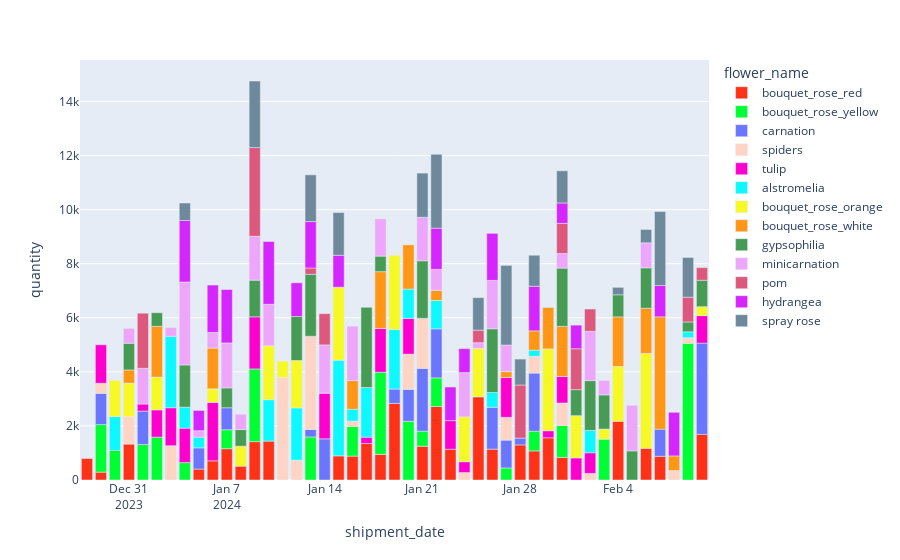

Notebook source saved alongside this figure:
### Code cell
px.bar(chart_3, x='shipment_date', y='quantity', color='flower_name', color_discrete_sequence=px.colors.qualitative.Light24)

### Figure 1 — Plotly figure (JSON) as saved in the notebook; plotly's stock layout.template omitted (floating-point values rounded to 4 significant figures)
{"data": [{"alignmentgroup": "True", "hovertemplate": "flower_name=bouquet_rose_red<br>shipment_date=%{x}<br>quantity=%{y}<extra></extra>", "legendgroup": "bouquet_rose_red", "marker": {"color": "#FD3216", "pattern": {"shape": ""}}, "name": "bouquet_rose_red", "offsetgroup": "bouquet_rose_red", "orientation": "v", "showlegend": true, "textposition": "auto", "type": "bar", "x": ["2023-12-28", "2023-12-29", "2023-12-31", "2024-01-05", "2024-01-06", "2024-01-07", "2024-01-08", "2024-01-09", "2024-01-10", "2024-01-15", "2024-01-16", "2024-01-17", "2024-01-18", "2024-01-19", "2024-01-21", "2024-01-22", "2024-01-23", "2024-01-25", "2024-01-26", "2024-01-28", "2024-01-29", "2024-01-30", "2024-01-31", "2024-02-04", "2024-02-06", "2024-02-07", "2024-02-10"], "xaxis": "x", "y": [794, 291, 1329, 404, 709, 1158, 513, 1419, 1439, 893, 884, 1348, 948, 2834, 1249, 2718, 1139, 3076, 1141, 1298, 1076, 1562, 835, 2173, 1172, 877, 1687], "yaxis": "y"}, {"alignmentgroup": "True", "hovertemplate": "flower_name=bouquet_rose_yellow<br>shipment_date=%{x}<br>quantity=%{y}<extra></extra>", "legendgroup": "bouquet_rose_yellow", "marker": {"color": "#00FE35", "pattern": {"shape": ""}}, "name": "bouquet_rose_yellow", "offsetgroup": "bouquet_rose_yellow", "orientation": "v", "showlegend": true, "textposition": "auto", "type": "bar", "x": ["2023-12-29", "2023-12-30", "2024-01-01", "2024-01-02", "2024-01-04", "2024-01-07", "2024-01-09", "2024-01-13", "2024-01-16", "2024-01-18", "2024-01-20", "2024-01-21", "2024-01-22", "2024-01-27", "2024-01-29", "2024-01-31", "2024-02-03", "2024-02-09"], "xaxis": "x", "y": [1758, 1096, 1311, 1584, 643, 701, 2689, 1593, 1095, 3038, 2172, 558, 1059, 446, 731, 1182, 1510, 5055], "yaxis": "y"}, {"alignmentgroup": "True", "hovertemplate": "flower_name=carnation<br>shipment_date=%{x}<br>quantity=%{y}<extra></extra>", "legendgroup": "carnation", "marker": {"color": "#6A76FC", "pattern": {"shape": ""}}, "name": "carnation", "offsetgroup": "carnation", "orientation": "v", "showlegend": true, "textposition": "auto", "type": "bar", "x": ["2023-12-29", "2024-01-01", "2024-01-05", "2024-01-07", "2024-01-13", "2024-01-14", "2024-01-19", "2024-01-20", "2024-01-21", "2024-01-22", "2024-01-26", "2024-01-27", "2024-01-28", "2024-01-29", "2024-02-07", "2024-02-10"], "xaxis": "x", "y": [1157, 1238, 786, 813, 279, 1523, 530, 1181, 2324, 1815, 1549, 1030, 252, 2148, 1004, 3376], "yaxis": "y"}, {"alignmentgroup": "True", "hovertemplate": "flower_name=spiders<br>shipment_date=%{x}<br>quantity=%{y}<extra></extra>", "legendgroup": "spiders", "marker": {"color": "#FED4C4", "pattern": {"shape": ""}}, "name": "spiders", "offsetgroup": "spiders", "orientation": "v", "showlegend": true, "textposition": "auto", "type": "bar", "x": ["2023-12-29", "2023-12-31", "2024-01-03", "2024-01-11", "2024-01-12", "2024-01-13", "2024-01-16", "2024-01-20", "2024-01-21", "2024-01-24", "2024-01-27", "2024-01-29", "2024-01-31", "2024-02-02", "2024-02-08", "2024-02-09"], "xaxis": "x", "y": [372, 1015, 1268, 3793, 732, 3444, 201, 1302, 1849, 275, 842, 621, 830, 243, 350, 209], "yaxis": "y"}, {"alignmentgroup": "True", "hovertemplate": "flower_name=tulip<br>shipment_date=%{x}<br>quantity=%{y}<extra></extra>", "legendgroup": "tulip", "marker": {"color": "#FE00CE", "pattern": {"shape": ""}}, "name": "tulip", "offsetgroup": "tulip", "orientation": "v", "showlegend": true, "textposition": "auto", "type": "bar", "x": ["2023-12-29", "2024-01-01", "2024-01-02", "2024-01-03", "2024-01-04", "2024-01-06", "2024-01-09", "2024-01-14", "2024-01-17", "2024-01-18", "2024-01-20", "2024-01-23", "2024-01-24", "2024-01-27", "2024-01-30", "2024-01-31", "2024-02-01", "2024-02-02", "2024-02-10"], "xaxis": "x", "y": [1424, 261, 1011, 1406, 1276, 2161, 1927, 1687, 237, 1620, 1324, 1057, 402, 1475, 261, 981, 819, 764, 1017], "yaxis": "y"}, {"alignmentgroup": "True", "hovertemplate": "flower_name=alstromelia<br>shipment_date=%{x}<br>quantity=%{y}<extra></extra>", "legendgroup": "alstromelia", "marker": {"color": "#0DF9FF", "pattern": {"shape": ""}}, "name": "alstromelia", "offsetgroup": "alstromelia", "orientation": "v", "showlegend": true, "textposition": "auto", "type": "bar", "x": ["2023-12-30", "2024-01-03", "2024-01-04", "2024-01-05", "2024-01-10", "2024-01-12", "2024-01-15", "2024-01-16", "2024-01-17", "2024-01-19", "2024-01-20", "2024-01-22", "2024-01-26", "2024-01-29", "2024-02-02", "2024-02-09"], "xaxis": "x", "y": [1252, 2637, 774, 393, 1532, 1936, 3540, 440, 1836, 2201, 1084, 1049, 546, 226, 826, 217], "yaxis": "y"}, {"alignmentgroup": "True", "hovertemplate": "flower_name=bouquet_rose_orange<br>shipment_date=%{x}<br>quantity=%{y}<extra></extra>", "legendgroup": "bouquet_rose_orange", "marker": {"color": "#F6F926", "pattern": {"shape": ""}}, "name": "bouquet_rose_orange", "offsetgroup": "bouquet_rose_orange", "orientation": "v", "showlegend": true, "textposition": "auto", "type": "bar", "x": ["2023-12-30", "2023-12-31", "2024-01-02", "2024-01-06", "2024-01-08", "2024-01-10", "2024-01-11", "2024-01-12", "2024-01-15", "2024-01-19", "2024-01-24", "2024-01-25", "2024-01-30", "2024-02-01", "2024-02-03", "2024-02-04", "2024-02-06", "2024-02-10"], "xaxis": "x", "y": [1333, 1240, 1213, 503, 738, 1995, 604, 1752, 2698, 2747, 1659, 1792, 3026, 1561, 374, 2027, 3512, 330], "yaxis": "y"}, {"alignmentgroup": "True", "hovertemplate": "flower_name=bouquet_rose_white<br>shipment_date=%{x}<br>quantity=%{y}<extra></extra>", "legendgroup": "bouquet_rose_white", "marker": {"color": "#FF9616", "pattern": {"shape": ""}}, "name": "bouquet_rose_white", "offsetgroup": "bouquet_rose_white", "orientation": "v", "showlegend": true, "textposition": "auto", "type": "bar", "x": ["2023-12-31", "2024-01-02", "2024-01-06", "2024-01-16", "2024-01-18", "2024-01-20", "2024-01-22", "2024-01-27", "2024-01-29", "2024-01-30", "2024-01-31", "2024-02-04", "2024-02-06", "2024-02-07", "2024-02-08"], "xaxis": "x", "y": [487, 1877, 1507, 1054, 2100, 1634, 371, 216, 714, 1532, 1854, 1834, 1670, 4154, 541], "yaxis": "y"}, {"alignmentgroup": "True", "hovertemplate": "flower_name=gypsophilia<br>shipment_date=%{x}<br>quantity=%{y}<extra></extra>", "legendgroup": "gypsophilia", "marker": {"color": "#479B55", "pattern": {"shape": ""}}, "name": "gypsophilia", "offsetgroup": "gypsophilia", "orientation": "v", "showlegend": true, "textposition": "auto", "type": "bar", "x": ["2023-12-31", "2024-01-02", "2024-01-04", "2024-01-07", "2024-01-08", "2024-01-09", "2024-01-12", "2024-01-13", "2024-01-17", "2024-01-18", "2024-01-21", "2024-01-26", "2024-01-31", "2024-02-01", "2024-02-02", "2024-02-03", "2024-02-04", "2024-02-05", "2024-02-06", "2024-02-09", "2024-02-10"], "xaxis": "x", "y": [987, 502, 1563, 735, 615, 1356, 1627, 2291, 2966, 576, 2130, 2358, 2156, 961, 1844, 1264, 817, 1078, 1494, 365, 978], "yaxis": "y"}, {"alignmentgroup": "True", "hovertemplate": "flower_name=minicarnation<br>shipment_date=%{x}<br>quantity=%{y}<extra></extra>", "legendgroup": "minicarnation", "marker": {"color": "#EEA6FB", "pattern": {"shape": ""}}, "name": "minicarnation", "offsetgroup": "minicarnation", "orientation": "v", "showlegend": true, "textposition": "auto", "type": "bar", "x": ["2023-12-31", "2024-01-01", "2024-01-03", "2024-01-04", "2024-01-05", "2024-01-06", "2024-01-07", "2024-01-08", "2024-01-09", "2024-01-10", "2024-01-14", "2024-01-16", "2024-01-18", "2024-01-21", "2024-01-22", "2024-01-24", "2024-01-25", "2024-01-26", "2024-01-27", "2024-01-31", "2024-02-02", "2024-02-03", "2024-02-05", "2024-02-06"], "xaxis": "x", "y": [551, 1320, 328, 3067, 240, 578, 1663, 566, 1622, 1534, 1787, 2018, 1379, 1606, 779, 1636, 211, 1789, 982, 539, 1822, 536, 1687, 924], "yaxis": "y"}, {"alignmentgroup": "True", "hovertemplate": "flower_name=pom<br>shipment_date=%{x}<br>quantity=%{y}<extra></extra>", "legendgroup": "pom", "marker": {"color": "#DC587D", "pattern": {"shape": ""}}, "name": "pom", "offsetgroup": "pom", "orientation": "v", "showlegend": true, "textposition": "auto", "type": "bar", "x": ["2024-01-01", "2024-01-09", "2024-01-13", "2024-01-14", "2024-01-25", "2024-01-28", "2024-01-31", "2024-02-01", "2024-02-02", "2024-02-09", "2024-02-10"], "xaxis": "x", "y": [2040, 3283, 235, 1155, 463, 1963, 1113, 1513, 825, 916, 467], "yaxis": "y"}, {"alignmentgroup": "True", "hovertemplate": "flower_name=hydrangea<br>shipment_date=%{x}<br>quantity=%{y}<extra></extra>", "legendgroup": "hydrangea", "marker": {"color": "#D626FF", "pattern": {"shape": ""}}, "name": "hydrangea", "offsetgroup": "hydrangea", "orientation": "v", "showlegend": true, "textposition": "auto", "type": "bar", "x": ["2024-01-04", "2024-01-05", "2024-01-06", "2024-01-07", "2024-01-10", "2024-01-12", "2024-01-13", "2024-01-15", "2024-01-22", "2024-01-23", "2024-01-24", "2024-01-26", "2024-01-29", "2024-01-31", "2024-02-01", "2024-02-07", "2024-02-08"], "xaxis": "x", "y": [2275, 751, 1753, 1976, 2323, 1248, 1716, 1182, 1524, 1244, 887, 1741, 1648, 757, 875, 1157, 1614], "yaxis": "y"}, {"alignmentgroup": "True", "hovertemplate": "flower_name=spray rose<br>shipment_date=%{x}<br>quantity=%{y}<extra></extra>", "legendgroup": "spray rose", "marker": {"color": "#6E899C", "pattern": {"shape": ""}}, "name": "spray rose", "offsetgroup": "spray rose", "orientation": "v", "showlegend": true, "textposition": "auto", "type": "bar", "x": ["2024-01-04", "2024-01-09", "2024-01-13", "2024-01-15", "2024-01-21", "2024-01-22", "2024-01-25", "2024-01-27", "2024-01-28", "2024-01-29", "2024-01-31", "2024-02-04", "2024-02-06", "2024-02-07", "2024-02-09"], "xaxis": "x", "y": [647, 2462, 1730, 1580, 1636, 2730, 1203, 2947, 960, 1150, 1190, 275, 494, 2737, 1470], "yaxis": "y"}], "layout": {"autosize": true, "barmode": "relative", "legend": {"title": {"text": "flower_name"}, "tracegroupgap": 0}, "margin": {"t": 60}, "xaxis": {"anchor": "y", "autorange": true, "domain": [0, 1], "range": ["2023-12-27 12:00", "2024-02-10 12:00"], "title": {"text": "shipment_date"}, "type": "date"}, "yaxis": {"anchor": "x", "autorange": true, "domain": [0, 1], "range": [0, 15530.0], "title": {"text": "quantity"}, "type": "linear"}}}
